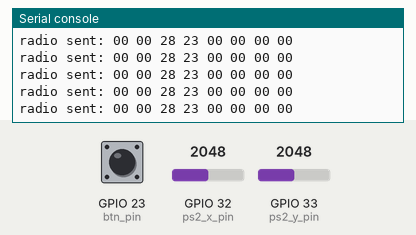
Bench run of a program on a simulated ESP32 board running MicroPython. Shown: the last lines printed to the serial console. The test bench sets the inputs (shaded band); at power-on: GPIO 33 (ps2_y_pin) = 2048, GPIO 23 (btn_pin) HIGH, GPIO 32 (ps2_x_pin) = 2048 (analog values on the 0–4095 scale). No radio messages arrive unless stated (any console line starting 'radio sent:' is added by the test bench).

Above: at 6.7 s.
6.8 s: GPIO 33 (ps2_y_pin) set to 1949
At 7.6 s:
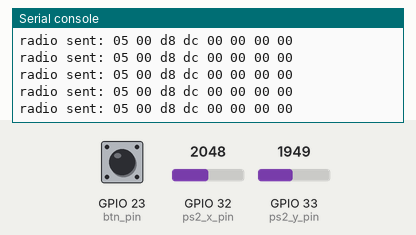
8.3 s: GPIO 33 (ps2_y_pin) set to 2029
At 9.4 s:
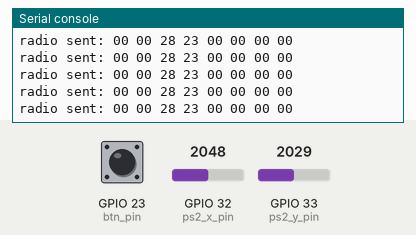

Measured:
- the behaviour switches between 1982 and 1983 on GPIO 33 (ps2_y_pin) (found by bisection; images 1 and 2)
- after the input at 6.8 s, the serial console: prints a new line at once (image 1)

The program:

th_tr_last.py
```python
# =============  MicroPython-ESP32 发送端  =============
#  功能：摇杆 ADC → ESP-NOW 无线数据 → 接收端
#  模式0：连续 len+ang   模式1：离散 8 方向
# ======================================================

from machine import Pin, ADC, Timer   # 硬件抽象：ADC 读摇杆，Pin 读按键，Timer 做周期
import espnow                         # ESP-NOW 无线广播
import network                        # 必需的 WiFi 占位（ESP-NOW 必须开 STA）
import math                           # 三角函数、atan2、平方根
import time                           # 延时 ms


# ---------- 硬件引脚定义 ----------
ps2_y_pin = ADC(Pin(33))      # 摇杆 Y 轴（上下）接到 GPIO33
ps2_x_pin = ADC(Pin(32))      # 摇杆 X 轴（左右）接到 GPIO32
btn_pin   = Pin(23, Pin.IN, Pin.PULL_UP)  # 按键→GPIO23，内部上拉（按下低电平）

# ADC 量程 0-3.3 V → 0-4095，11DB 衰减必须写，否则满量程不对
ps2_y_pin.atten(ADC.ATTN_11DB)
ps2_x_pin.atten(ADC.ATTN_11DB)

# ---------- ESP-NOW 初始化 ----------
sta = network.WLAN(network.STA_IF)   # 创建站点接口（ESP-NOW 要求）
sta.active(True)                     # 一定要激活，否则 esp_now 报错
e = espnow.ESPNow()                  # 生成 ESP-NOW 对象
e.active(True)                       # 打开无线外设
PEER_MAC = b'\x68\xFE\x71\xA5\x6B\x80'  # 接收端 MAC（与接收代码严格一致）
e.add_peer(PEER_MAC)                 # 把对端加入白名单，才能发单播

# ---------- 全局变量 ----------
mode      = 0           # 0=连续向量模式  1=离散方向模式
last_btn  = 1           # 按键去抖：记录上一次电平
centerA   = 2048        # Y 轴“中立”ADC 值（校准后更新）
centerB   = 2048        # X 轴“中立”ADC 值（校准后更新）
deadzone_A = 20         # Y 轴死区（校准后还会再算一遍）
deadzone_B = 20         # X 轴死区（同上）
ANGLE_OFFSET = math.pi / 2.0  # 把“摇杆上推”当成 0° 的相位修正（π/2）

# =================================================
#  自动校准中立点（开机只跑一遍）
#  让摇杆保持居中 2 秒 → 计算真实中心 + 死区
# =================================================
def calibrate_centers():
    print("=== 校准：保持摇杆中立 2 秒 ===")
    N = 200                 # 采样 200 次，间隔 10 ms → 约 2 秒
    sumA = 0; sumB = 0; samples = 0
    minA = 5000; maxA = -1
    minB = 5000; maxB = -1

    for _ in range(N):
        ay = ps2_y_pin.read()   # 读 ADC
        ax = ps2_x_pin.read()
        # 只采集“接近中心”的数据，剔除误触
        if abs(ay - 2048) < 400 and abs(ax - 2048) < 400:
            sumA += ay; sumB += ax; samples += 1
            minA = min(minA, ay); maxA = max(maxA, ay)
            minB = min(minB, ax); maxB = max(maxB, ax)
        time.sleep_ms(10)

    global centerA, centerB, deadzone_A, deadzone_B
    if samples > 20:                   # 有效样本足够才更新
        centerA = sumA // samples
        centerB = sumB // samples
    # 死区 = 半峰宽 + 15，且最小 50（防抖动）
    deadzone_A = max(50, (maxA - minA) // 2 + 15)
    deadzone_B = max(50, (maxB - minB) // 2 + 15)
    print("=== 校准完成 ===")
    print("Y中心=%d  死区=%d" % (centerA, deadzone_A))
    print("X中心=%d  死区=%d" % (centerB, deadzone_B))

# =================================================
#  主循环 —— 每 30 ms 被硬件定时器调用一次
# =================================================
def main_loop(_):
    global mode, last_btn

    # ---- 读原始 ADC ----
    rawY = ps2_y_pin.read()
    rawX = ps2_x_pin.read()
    horizontal = rawY
    vertical   = rawX
    centerH = centerA
    centerV = centerB

    # ---- 按键模式切换（带简单去抖） ----
    btn = btn_pin.value()
    if btn == 0 and last_btn == 1:   # 检测到“按下”沿
        mode = 1 - mode              # 0↔1 切换
        time.sleep_ms(300)           # 简单阻塞去抖
    last_btn = btn

    # =================================================
    #  模式 0 ：连续向量  len∈[-1,1]   ang∈[-180,180]
    # =================================================
    if mode == 0:
        # 1. 去中心
        x_raw = float(horizontal - centerH)
        y_raw = float(vertical   - centerV)

        # 2. 死区 → 强制归零
        r = math.sqrt(x_raw*x_raw + y_raw*y_raw)
        if abs(x_raw) < deadzone_A and abs(y_raw) < deadzone_B:
            x_raw = 0.0; y_raw = 0.0; r = 0.0

        # 3. 长度归一化 + 下半平面负值（倒车）
        R_MAX = 1800.0
        len = r / R_MAX
        if len > 1.0: len = 1.0
        if y_raw > 0:              # 摇杆向下 → 负数（后退）
            len = -(r / R_MAX)
            if len < -1.0: len = -1.0

        # 4. 角度计算 → 上推为 0°
        ang = math.atan2(y_raw, x_raw)          # 向量角
        ang += ANGLE_OFFSET                     # 相位旋转 90°
        # 归一化到 [-π, π]
        if ang >  math.pi: ang -= 2 * math.pi
        if ang < -math.pi: ang += 2 * math.pi

        # 5. 打包成小端 16 位整数
        L_int = int(len * 100)                # -100~100
        A_int = int(ang * 180.0 / math.pi * 100)  # -18000~18000

        buf = bytearray(8)                    # 固定 8 字节（兼容协议）
        buf[0] = L_int & 0xFF
        buf[1] = (L_int >> 8) & 0xFF
        buf[2] = A_int & 0xFF
        buf[3] = (A_int >> 8) & 0xFF
        # 剩余 4 字节保持 0（接收端原样解析）

        # 6. 发送（带异常消化，超时/队列满都不打印）
        try:
            e.send(PEER_MAC, buf)
        except OSError:
            pass                           # 静默丢弃，不刷屏

    # =================================================
    #  模式 1 ：离散 8 方向
    # =================================================
    else:
        # 矩形 → 菱形（L1 范数）
        straight_thr = 1000          # 单轴直线阈值
        diag_thr     = 250          # 菱形斜向阈值（可再降到 200-220）

        dx = horizontal - centerH
        dy = vertical   - centerV
        # print(dx, dy)
        # 先判斜向（菱形）
        if abs(dx) + abs(dy) > diag_thr:
            if dx > 300 and dy > 300:   move_num = 6   # 左下
            if dx < -300 and dy > 300:   move_num = 7   # 右下
            if dx > 300 and dy < -300:   move_num = 4   # 左上
            if dx < -300 and dy < -300:   move_num = 5   # 右上
            if dx > 1000 and dy < 300 and dy > -300: move_num = 2 # 左
            if dx < -1000 and dy < 300 and dy > -300: move_num = 3 # 右
            if dx >= -300 and dx <= 300 and dy < -1000: move_num = 0 #上
            if dx >= -300 and dx <= 300 and dy > 1000: move_num = 1 #下
        else:
            move_num = 8                             # 停止

        data = bytearray([1, move_num])   # 协议：首字节=1 表示离散包
        try:
            e.send(PEER_MAC, data)
        except OSError:
            pass                           # 同样静默处理超时

# ----------------  启动  ----------------
calibrate_centers()          # 上电先校准
print("发送端启动完成")       # 提示校准结束

# 硬件定时器 30 ms 周期调用 main_loop，永不阻塞
Timer(-1).init(period=30, mode=Timer.PERIODIC, callback=main_loop)
```
